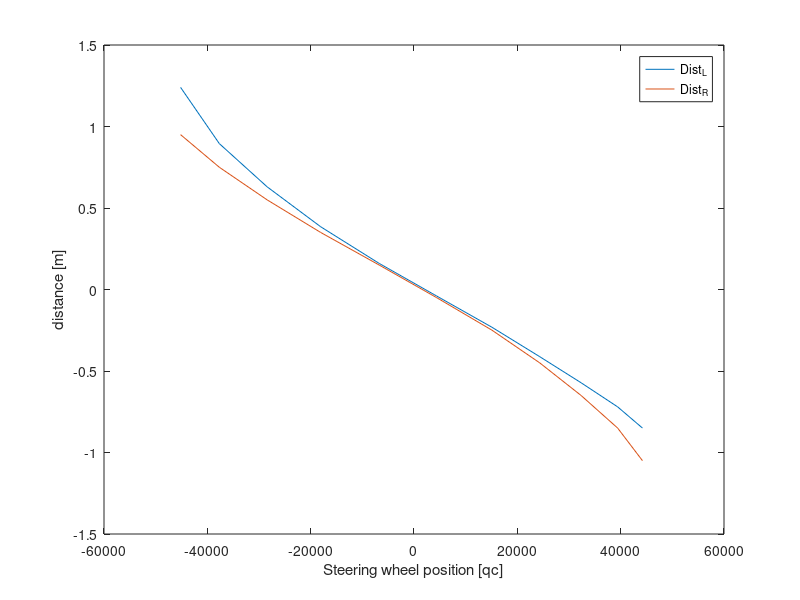
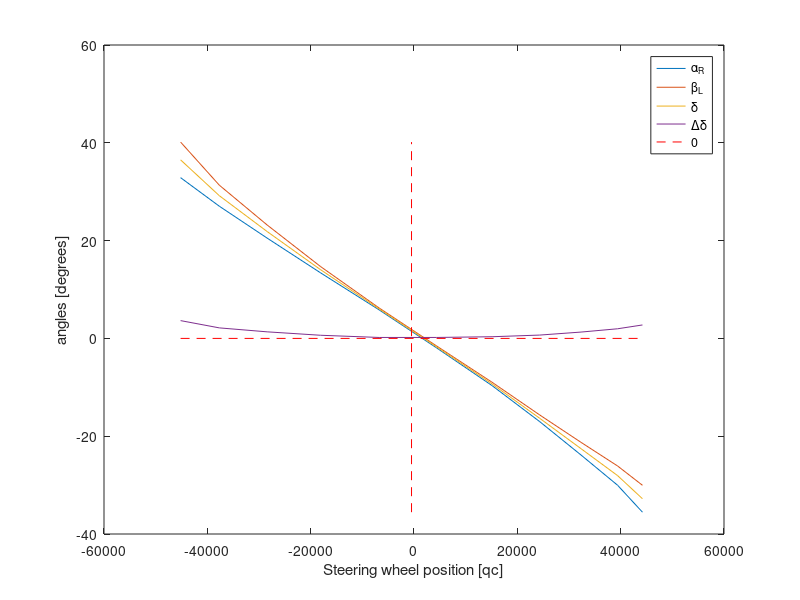
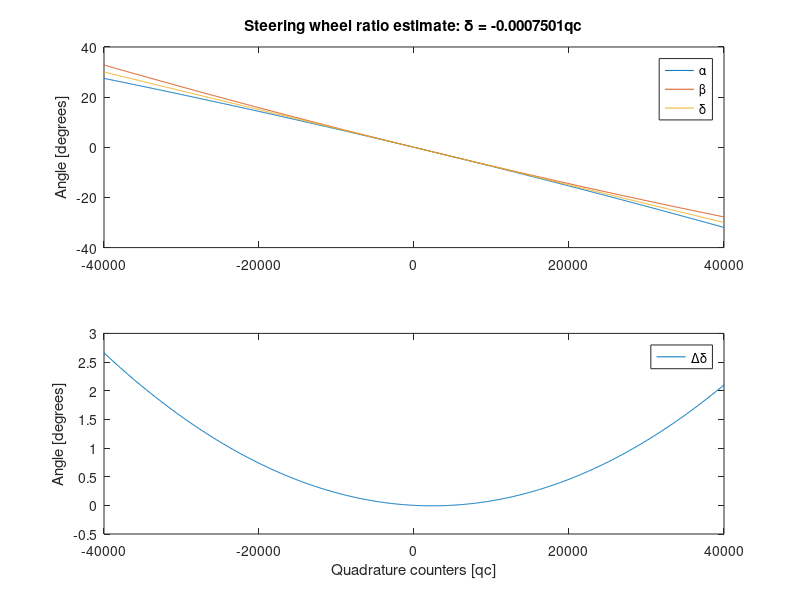

These charts were generated, in order, by the following MATLAB code:
function find_calibration_parameters()
    %----------------------------------------------------------------------
    % Constants
    %----------------------------------------------------------------------
    % readings at 0 qc.
    % Since it has different values, it means when the EPOS was turned on,
    % the visually estimated position for wheels with zero angle has a
    % small offset. In this case should be near atan2d(0.5*0.05, 1.47) ~ 1 
    % degree
    steeringWheelZero=0.01*[92.5, 97.5];
    % dL is distance from 0R and 0L with steering wheel at center position.
    % qc should be near zero.
    dL = 0.01*45.5;
    % d1 is distance between attached laser position in the outside wheel 
    % face
    d1 = 1.445;
    % d0 is distance between center or wheels. Shaft distance.
    d0 = 1.40;
    % h1 is distance from wheel front axis to the "rule" of readings.
    h1 = 1.47;
    % maxR and maxL is maximum distance achievable from poit 0R and 0L
    % respectivly
    maxR = 2.19;
    maxL = 2.19;
    maxRange = maxR+maxL-dL;
    
    L1 = 0.5*(maxRange -d1);
    L2 = 0.5*(d1-dL);
    %----------------------------------------------------------------------
    % kept for future improvements!
    %----------------------------------------------------------------------
    %    %marked positions of left wheel starting from 0_L to the left side
    %    distL =0.01*(0:20:200);
    %    % readings of encoder
    %    qcL = [47602, 40267, 30764, 20356, 9374, -1643, -11968, -21040,...
    %           -29419, -36495, -41506];
    %----------------------------------------------------------------------
    % readings right wheel starting from 0_R to the right side
    distR =0.01*(0:20:200);
    qcR = [ -45178, -37680, -28428, -18063, -6735, 4388, 15110, 24331, ...
        32335, 39414, 44218];
    % readings of left wheel from 0L to the left, placing the steering 
    % wheel in the same quadrature counters as best as possible  
    distL=[219, 184.5, 158, 133.5, 111, 91, 71.8, 53.8, 37.8, 23, 10];
    
    %----------------------------------------------------------------------
    % Data correction to fit 0 with steering wheel aligned
    %----------------------------------------------------------------------
    % adjust measures so \beta = 0 gives a reading of 0 distance.
    %distL = distL-(dL+L2);
    distL = 0.01*distL-(dL+L2);
    % make positive to left side and 
    % adjust measures so \beta = 0 gives a reading of 0 distance.
    distR = -1*(distR-(dL+L2));
    %----------------------------------------------------------------------
    % calculate all angles
    %----------------------------------------------------------------------
    betaL = zeros(1,length(distL));
    alphaR = betaL;
    dirac = alphaR;
    deltaDirac = dirac;
    for I =1: length(distL)
        % betaL(I) = atan2d(distL(I), 1.47);
        betaL(I) = atan2d(distL(I),1.47);
        alphaR(I) = atan2d(distR(I), 1.47);
        dirac(I) = 0.5*(betaL(I)+alphaR(I));
        deltaDirac(I) = 0.5*(betaL(I)-alphaR(I));
    end
    %----------------------------------------------------------------------
    % plot figures
    %----------------------------------------------------------------------
    figure();
    plot(qcR,distL,qcR,distR);
    legend('Dist_L','Dist_R');
    ylabel('distance [m]');
    xlabel('Steering wheel position [qc]');
    
    figure();
    plot(qcR, alphaR, qcR, betaL, qcR, dirac, qcR, deltaDirac);
    xlabel('Steering wheel position [qc]');
    ylabel('angles [degrees]');
    hold on;
    line([qcR(1) qcR(end)],[0, 0],'color', 'red','LineStyle','--');
    limMax = max(max(alphaR),max(betaL));
    limMin = min(min(alphaR),min(betaL));
    line([qcR(1)+0.5*(qcR(end)-qcR(1)) qcR(1)+0.5*(qcR(end)-qcR(1))],...
        [limMin limMax],'color','red','lineStyle','--');
    legend('\alpha_R','\beta_L', '\delta','\Delta\delta','0');
    
    % change format to show small values in cmd window
    format short e;
    %----------------------------------------------------------------------
    % polyfit of alpha, beta, dirac, deltaDirac 
    %----------------------------------------------------------------------
    % alpha and beta must have oposite concavities
    
    [pAlpha, sAlpha] = polyfit(qcR, alphaR, 2);
    fprintf('Polyfit for alpha:');
    display(pAlpha);
    fprintf('Norm of the residuals:%.4g\n', sAlpha.normr)
    [pBeta, sBeta]  = polyfit(qcR, betaL, 2);
    fprintf('Polyfit for beta:');
    display(pBeta);
    fprintf('Norm of the residuals:%.4g\n', sBeta.normr)
    % delta must be concave up always.
    [pDirac, sDirac] = polyfit(qcR, dirac, 1);
    fprintf('Polyfit for dirac:');
    display(pDirac);
    fprintf('Norm of the residuals:%.4g\n', sDirac.normr)
    [pDelta, sDelta] = polyfit(qcR, deltaDirac, 2);
    fprintf('Polyfit for delta:');
    display(pDelta);
    fprintf('Norm of the residuals:%.4g\n', sDelta.normr)
    % reset format
    format;
    %----------------------------------------------------------------------
    % evaluate polyfits for range -40000 to 40000
    %----------------------------------------------------------------------
    qc = -40000:100:40000;
    % set zero offset in each polyfit
    % The values for alpha = beta = dirac = deltaDirac must be all zero por
    % a perfect zero alignemt of the steering wheels. This does not happen
    % because the wheels at qc = 0 had a small misalignment.
    pAlpha(end) = 0;
    pBeta(end) = 0;
    pDirac(end) = 0;
    pDelta(end) = 0;
    alpha = polyval(pAlpha, qc);
    beta = polyval(pBeta, qc);
    dirac2 = polyval(pDirac, qc);
    delta = polyval(pDelta, qc);
    figure();
    subplot(2,1,1);
    plot(qc, alpha, qc, beta, qc, dirac2);
    % xlabel('Quadrature counters [qc]');
    ylabel('Angle [degrees]');
    
    title(['Steering wheel ratio estimate: \delta = ',...
        sprintf('%.4g', pDirac(1)),'qc']);
    legend('\alpha','\beta', '\delta');
    subplot(2,1,2);
    plot(qc, delta);
    xlabel('Quadrature counters [qc]');
    ylabel('Angle [degrees]');
    legend('\Delta\delta');
end